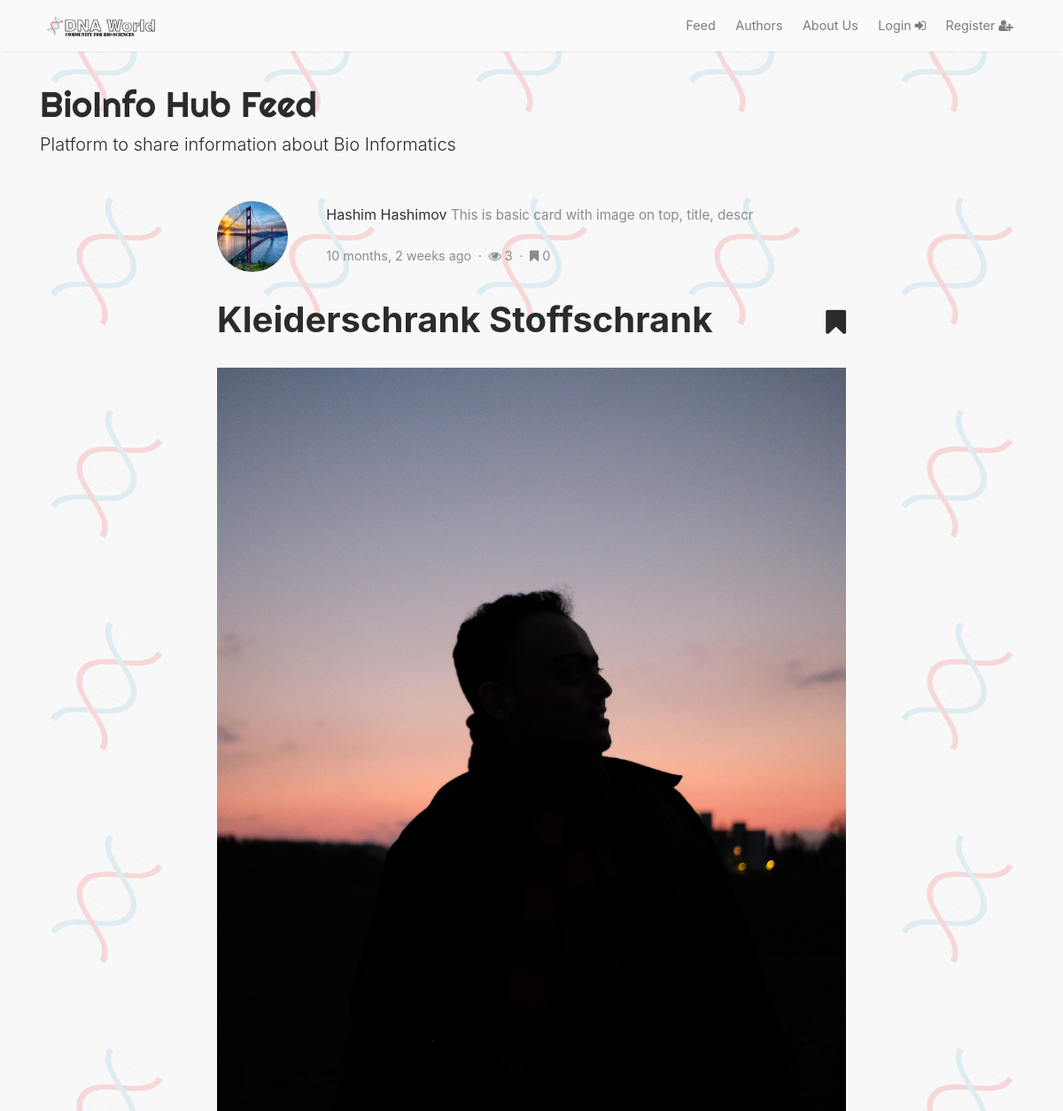
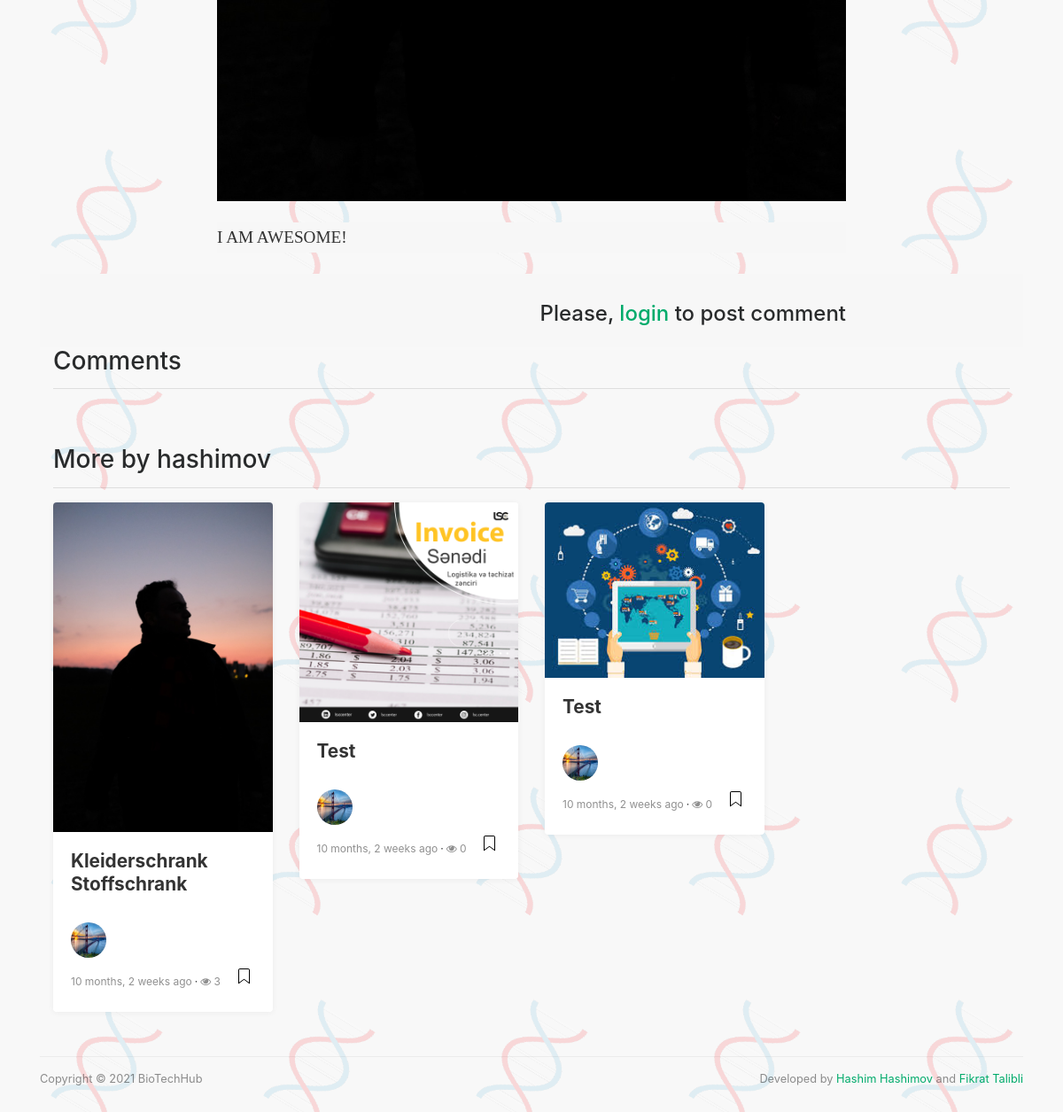
The page /post/kleiderschrank-stoffschrank-2020-04-03-180539212699 on the database its author committed (2 pictures, top to bottom).
### account/models.py (models this page shows, shortened)
class Profile(models.Model):
	user = models.OneToOneField(User, on_delete=models.CASCADE, null=True)
	avatar = models.ImageField(upload_to='photos/%y/%m/%d/', default='default.jpg')
	about = models.CharField(max_length=150, blank=True, null=True)
	bio = models.CharField(max_length=50, blank=True, null=True)
	facebook = models.URLField(blank=True, null=True)
	linkedin = models.URLField(blank=True, null=True)
	goodwall = models.URLField(blank=True, null=True)
	twitter = models.URLField(blank=True, null=True)
	website = models.URLField(blank=True, null=True)
	email_confirmed = models.BooleanField(default=False, blank=True, null=True)
	activate_hash = models.CharField(max_length=255, blank=True, null=True)

### post/models.py (models this page shows, shortened)
class Post(models.Model):
	STATUS = (
		('Published', 'Published'),
		('Drafted', 'Drafted'),
		('Deleted', 'Deleted')
	)
	title = models.CharField(max_length=100)
	description = models.CharField(max_length=200)
	content = models.TextField()
	slug = models.SlugField(max_length=150, unique=True)
	author = models.ForeignKey(User, on_delete=models.CASCADE)
	created_at = models.DateTimeField(auto_now_add=True, blank=True, null=True)
	status = models.CharField(max_length=50, choices=STATUS)
	preview = models.IntegerField(default=0, null=True, blank=True)
	image = models.ImageField(upload_to='photos/%Y/%m/%d/')
	can_comment = models.BooleanField(default=True)

### post/views.py (the view, shortened to what this page needs)
# urls.py: path('<str:pk>', views.postDetail, name="post-detail"),
def postDetail(request, pk):
	post = get_object_or_404(Post, slug=pk, status='Published')
	author_profile = Profile.objects.get(user=post.author)
	extra_posts = Post.objects.order_by('-created_at')[:3]
	comments = Comment.objects.order_by('-comment_date').filter(post_id=post)
	post.preview = post.preview + 1
	post.save()
	if request.user.is_authenticated:
		is_saved = SavedPost.objects.all().filter(user=request.user, post=post).count()
	else:
		is_saved = 1
	save_count = SavedPost.objects.all().filter(post=post).count()
	if is_saved >= 1:
		is_saved = True
	else:
		is_saved = False
	comment_form = CommentForm()
	context = {
		'post': post,
		'author': author_profile,
		'extra': extra_posts,
		'comment_form': comment_form,
		'comments': comments,
		'is_saved': is_saved,
		'save_count': save_count
	}
	return render(request, 'post/detail.html', context)

### templates/post/detail.html (shortened to what this page needs)
{% extends 'base.html' %}
{% block headline1 %} BioInfo Hub Feed {% endblock %}
{% block headline2 %} Platform to share information about Bio Informatics {% endblock %}
{% load humanize %}
{% load crispy_forms_tags %}
{% block content %}
<div class="container">
    <div class="row">
        <div class="col-md-2 col-xs-12">
        </div>
        <div class="col-md-8 col-md-offset-2 col-xs-12">
            <div class="mainheading">
                <div class="row post-top-meta">
                    <div class="col-md-2">
                        <a href="{% url 'author-detail' author.user.username %}"><img class="author-thumb" src="{{ author.avatar.url }}" alt="{{ post.author.first_name }} {{ post.author.last_name }}" style="width: 80px; height: 80px;"></a>
                    </div>
                    <div class="col-md-10">
                        <a class="link-dark" href="{% url 'author-detail' author.user.id %}">{{ post.author.first_name }} {{ post.author.last_name }}</a>
                        <span class="author-description">
                            <p>{{ author.bio }}</p>
                        </span>
                        <br>
                        <span class="post-date">
                            {{ post.created_at|naturaltime }}
                        </span>
                        <span class="dot"></span>
                        <span class="post-read"><i class="fa fa-eye"></i> {{ post.preview }}</span>
                        <span class="dot"></span>
                        <span class="post-read"><i class="fa fa-bookmark"></i> {{ save_count }}</span>
                    </div>
                </div>
                <h1 class="posttitle">{{ post.title }}
                    <div class="pull-right">
                        {% if post.user == request.user %}
                            <small><i class="fa fa-bookmark"></i></small>
                        {% elif is_saved  %}
                            <small><i class="fa fa-bookmark"></i></small>
                        {% else %}
                            <a href="{% url 'post-save' post.id %}">
                                <small><i class="fa fa-bookmark-o"></i></small>
                            </a>
                        {% endif %}
                </div>
                </h1>
            </div>
            <img class="featured-image img-fluid" src="{{ post.image.url }}" alt="{{ post.title }}">
            <div class="article-post">
                {{ post.content|safe }}
            </div>
        </div>
    </div>
</div>
<div class="container">
    <div class="row comment-box">
        {% if user.is_authenticated %}
        <div class="col-md-8 offset-md-2">
            {% if error %}
                <div class="alert alert-danger" role="alert">
                    {{ error }}
                </div>
            {% endif %}
            <form method="POST" action="">
                {% csrf_token %}
                {{ comment_form|crispy }}
                <button class="btn btn-sm btn-primary" type="submit" name="submit">Write <i class="fa fa-comment"></i></button>
            </form>
        </div>
        {% else %}
        <div class="col-md-8 offset-md-2 not-allowed">
            <div class="row">
                <div class="col-md-12">
                    <h4 class="text-right">Please, <a href="{% url 'login' %}">login</a> to post comment</h4>
                </div>
            </div>
        </div>
        {% endif %}
    </div>
    <div class="row">
        <div class="col-md-12">
            <h3>Comments</h3>
            <hr class="divider"></hr>
        </div>
    </div>
</div>
<div class="mt-5">
    <div class="container">
        <h3>More by {{ post.author.username }}</h3>
        <hr class="divider"></hr>
        <div class="row listrecent listrelated">
            {% for ext in extra %}
            <div class="col-md-3">
                <div class="card">
                    <a href="{% url 'post-detail' ext.slug %}">
                    <img class="img-fluid img-thumb" src="{{ ext.image.url }}" alt="{{ ext.title }}">
                    </a>
                    <div class="card-block">
                        <h2 class="card-title"><a href="{% url 'post-detail' ext.slug %}" title="{{ ext.title }}">{{ ext.title }}</a></h2>
                        <div class="metafooter">
                            <div class="wrapfooter">
                                <span class="meta-footer-thumb">
                                <a href="{% url 'author-detail' ext.author.id %}"><img class="author-thumb" src="{{ ext.author.profile.avatar.url }}" alt="{{ ext.author.profile.first_name }} {{ ext.author.profile.last_name }}"></a>
                                </span>
                                <span class="author-meta">
                                <span class="post-name"><a href="{% url 'author-detail' ext.author.id %}">{{ ext.author.profile.first_name }} {{ ext.author.profile.last_name }}</a></span><br>
                                <span class="post-date">{{ ext.created_at|naturaltime }}</span><span class="dot"></span><span class="post-read"><i class="fa fa-eye"></i> {{ ext.preview }}</span>
                                </span>
                                <span class="post-read-more"><a href="{% url 'post-detail' ext.slug %}" title="Read More"></a></span>
                            </div>
                        </div>
                    </div>
                </div>
            </div>
            {% endfor %}
        </div>
    </div>
</div>
{% endblock %}

### bioinfohub/static/css/mediumish.css (style rules this page uses)
body { padding-top:5rem; }
.mainheading { padding:1rem 0rem; }
a { color:#00ab6b; }
a,a:hover { transition:all 0.2s; }
.listfeaturedtag h2.card-title,.listrecent h2.card-title { font-size:1.3rem; font-weight:700; line-height: 1.25; }
.listfeaturedtag h2.card-title a,.listrecent h2.card-title a { color:rgba(0,0,0,.8); }
.listrecent .wrapfooter { font-size:12px; margin-top:30px; }
.author-thumb { width:40px; height:40px; float:left; margin-right:13px; border-radius:100%; }
.post-top-meta { margin-bottom:2rem; }
.post-top-meta span { font-size:0.9rem; color:rgba(0,0,0,.44); display:inline-block; }
.post-top-meta .author-description { margin-bottom:5px; margin-top:5px; font-size:0.95rem; }
.author-meta { flex:1 1 auto; white-space:nowrap!important; text-overflow:ellipsis!important; overflow:hidden!important; }
span.post-name,span.post-date,span.author-meta { display:inline-block; }
span.post-date,span.post-read { color:rgba(0,0,0,.44); }
span.post-read-more { align-items:center; display:inline-block; float:right; margin-top:8px; }
span.post-read-more a { color:rgba(0,0,0,.44); }
.dot:after { content:"·"; margin-left:3px; margin-right:3px; }
.mainheading h1.posttitle { font-weight:700; margin-bottom:1rem; }
.link-dark { color:rgba(0,0,0,.8); }
.article-post { font-family:Merriweather; font-size:1.2rem; line-height:1.8; color:rgba(0,0,0,.8); }
.article-post p,.article-post blockquote { margin:0 0 1.5rem 0; }
.featured-image { display:block; margin:0px auto; margin-bottom:1.5rem; }
.listrelated .card { box-shadow:0 1px 7px rgba(0,0,0,.05); border:0; }
.card { border-radius:4px; }
.card .img-thumb { border-top-right-radius:4px; border-top-left-radius:4px; }
body { background-image: url(../images/bg.png); background-attachment: fixed; background-position: center; background-repeat: repeat; background-size: 20% auto; background-color: #f8f8f8; }

### templates/post/detail.html (style rules this page uses)
.article-post { background: #f7f7f7; }
.comment-box { background: #f7f7f7; padding-top: 1em; }
.not-allowed { background: #f7f7f7; padding-top: 1em; padding-bottom: 1em; }

### rows shown on the page
Profile: avatar (picture), bio "This is basic card with image on top, title, descr"
Post: author.first_name "Hashim", author.last_name "Hashimov", created_at "10 months, 2 weeks ago", preview "3", title "Kleiderschrank Stoffschrank", image (picture), content "I AM AWESOME!", author.username "hashimov", author.profile.avatar (picture)
Post: image (picture), title "Test", author.profile.avatar (picture), created_at "10 months, 2 weeks ago", preview "0"
Post: image (picture), title "Test", author.profile.avatar (picture), created_at "10 months, 2 weeks ago", preview "0"

### other values the page prints
{{ save_count }} "0"
